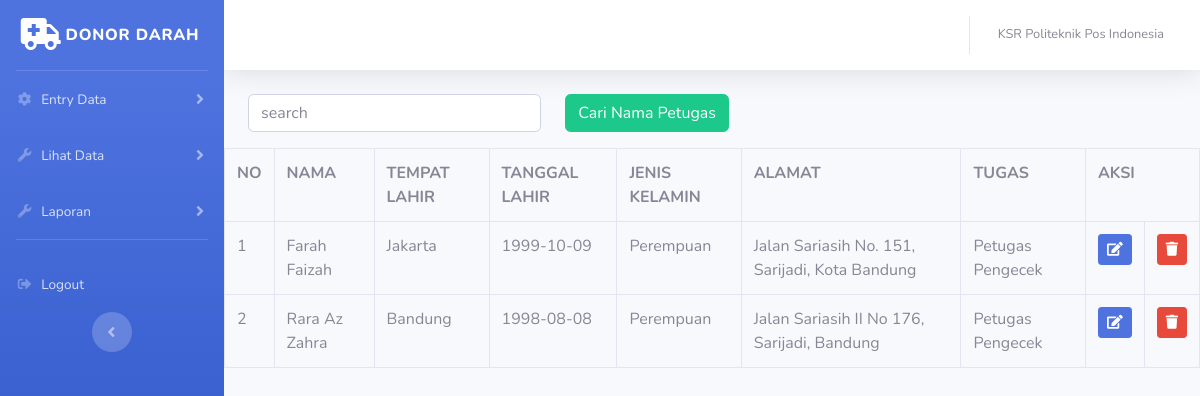
The app's page /index.php/admin/data_petugas with its own data.
### tables this page shows
CREATE TABLE `petugas` (
  `no` varchar(20) NOT NULL,
  `nama` varchar(255) NOT NULL,
  `tempatlahir` varchar(255) NOT NULL,
  `tanggallahir` date NOT NULL,
  `jenis_kelamin` varchar(20) NOT NULL,
  `alamat` text NOT NULL,
  `tugas` varchar(255) NOT NULL
);

### application/controllers/admin/data_petugas.php (called while the page is built, shortened)
<?php
class Data_petugas extends CI_Controller{
	public function __construct(){
		$this->load->model('model_petugas');
	}
	public function index()
	{
		$data['petugas'] = $this->model_petugas->tampil_data()->result();
		$this->load->view('templates_admin/header');
		$this->load->view('templates_admin/sidebar');
		$this->load->view('admin/data_petugas', $data);
		$this->load->view('templates_admin/footer');
	}
}

### index.php (called while the page is built, shortened)
<?php
require_once BASEPATH.'core/CodeIgniter.php';

### application/models/model_petugas.php (called while the page is built, shortened)
<?php
class Model_petugas extends CI_Model{
	public function tampil_data(){
		return $this->db->get('petugas');
	}
}
?>

### application/views/admin/data_petugas.php (the view)
<div class="container-fluid">
	<div class="navbar-form" class="navbar-right">
  <?php echo form_open('admin/data_petugas/search') ?>
  <div class="row">
  <div class="col-md-4">
  <input type="text" name="keyword" class="form-control mb-3" placeholder="search">
</div>
<div class="col-md-4">
  <button type="submit" class="btn btn-success mb-3">Cari Nama Petugas</button>
</div>
</div>
  <?php echo form_close()?>
</div>
</div>
	<table class="table table-bordered">
		<tr>
			<th>NO</th>
			<th>NAMA</th>
			<th>TEMPAT LAHIR</th>
			<th>TANGGAL LAHIR</th>
			<th>JENIS KELAMIN</th>
			<th>ALAMAT</th>
			<th>TUGAS</th>
			<th colspan="3">AKSI</th>
		</tr>
		<?php
		$no=1;
		foreach($petugas as $ptg) : ?>
		<tr>
			<td><?php echo $no++ ?></td>
			<td><?php echo $ptg->nama ?></td>
			<td><?php echo $ptg->tempatlahir ?></td>
			<td><?php echo $ptg->tanggallahir ?></td>
			<td><?php echo $ptg->jenis_kelamin ?></td>
			<td><?php echo $ptg->alamat ?></td>
			<td><?php echo $ptg->tugas ?></td>
			<td><?php echo anchor('admin/data_petugas/edit/' .$ptg->no, '<div class="btn btn-primary btn-sm"><i class="fas fa-edit"></i></div>')?></td>
			<td><?php echo anchor('admin/data_petugas/hapus/' .$ptg->no, '<div class="btn btn-danger btn-sm"><i class="fas fa-trash"></i></div>')?> </td>
		</tr>
		<?php endforeach; ?>
	</table>
</div>

### records on screen
petugas: nama "Farah Faizah", tempatlahir "Jakarta", tanggallahir "1999-10-09", jenis_kelamin "Perempuan", alamat "Jalan Sariasih No. 151, Sarijadi, Kota Bandung", tugas "Petugas Pengecek"
petugas: nama "Rara Az Zahra", tempatlahir "Bandung", tanggallahir "1998-08-08", jenis_kelamin "Perempuan", alamat "Jalan Sariasih II No 176, Sarijadi, Bandung", tugas "Petugas Pengecek"
